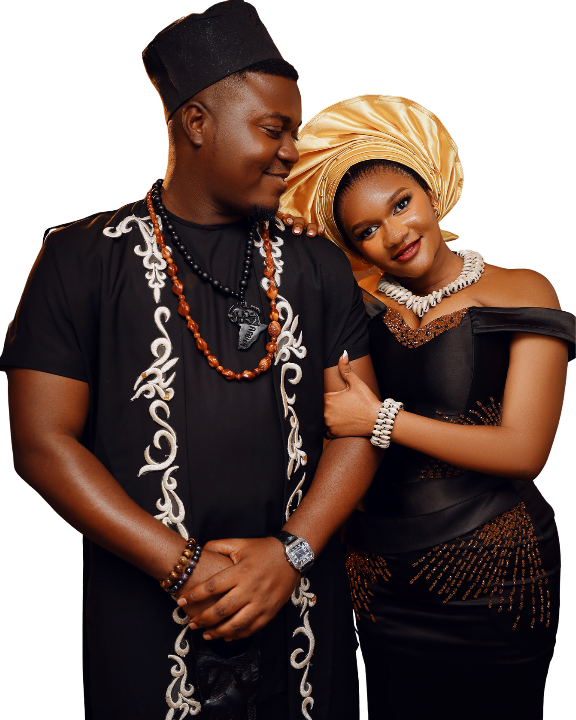
#> input picture FRANCO & AGATHA/sources/photo_3U1A1868_cutout_client.png, 576 x 720 px
$ python cutout_from_client.py
#> lines starting #> are read from the running program, lines starting #| are printed output that depends on the picture; after the words box and inside, x2 and y2 are one past the last pixel; in counts of white or black regions, pixels touching at a corner belong together
# Client's own background removal (photo_3U1A1868_cutout_client.png, 576x720 on WHITE, same framing as the original)
# -> alpha mask (white connected to the border = background; enclosed whites like embroidery/cowries kept),
# scaled up and applied to the full-quality original -> photo_3U1A1868_cutout.png (1400x1750 RGBA, used by build_std_v1.py)
import cv2, numpy as np
from PIL import Image, ImageOps
c = np.asarray(Image.open("photo_3U1A1868_cutout_client.png").convert("RGB"))
#> c is the input picture: shape (720, 576, 3); mean R, G, B 121.8, 104.9, 99
h, w = c.shape[:2]
#> h = 720; w = 576
white = (c.min(axis=2) >= 236).astype(np.uint8)
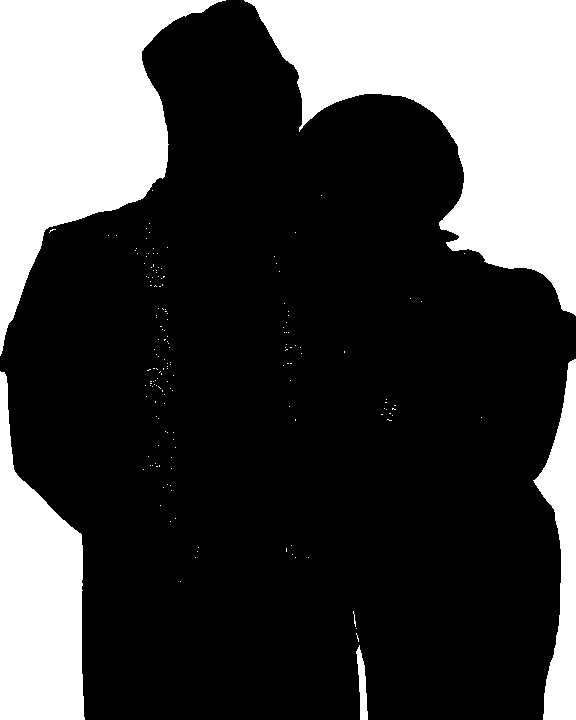
#> white: shape (720, 576); values 0 (black) and 1 (white), 28.2% white; 170 white regions (165 under 20 px), largest, box (x1, y1, x2, y2) and area: (244, 0, 576, 316) 51348, (0, 0, 226, 356) 38077, (0, 371, 85, 720) 19262, (533, 359, 576, 720) 7650, (356, 645, 368, 720) 486
ff = white.copy(); m = np.zeros((h + 2, w + 2), np.uint8)
for x in range(w):
    for y in (0, h - 1):
        if ff[y, x] == 1: cv2.floodFill(ff, m, (x, y), 2)
for y in range(h):
    for x in (0, w - 1):
        if ff[y, x] == 1: cv2.floodFill(ff, m, (x, y), 2)
fg = (ff != 2).astype(np.float32)
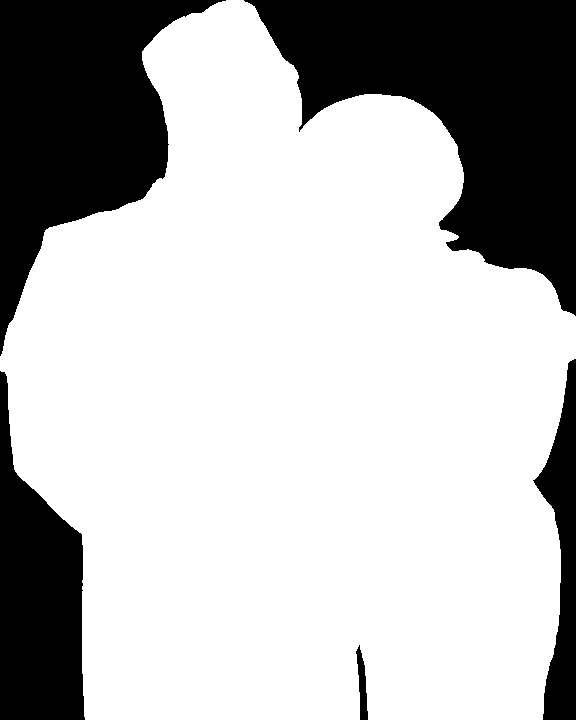
#> fg: shape (720, 576) float32; values 0 (black) and 1 (white), 71.8% white; 5 black regions, box (x1, y1, x2, y2) and area: (244, 0, 576, 316) 51348, (0, 0, 226, 356) 38077, (0, 371, 85, 720) 19262, (533, 359, 576, 720) 7650, (356, 645, 368, 720) 486
W, H = 1400, 1750
a = cv2.resize(fg, (W, H), interpolation=cv2.INTER_CUBIC)
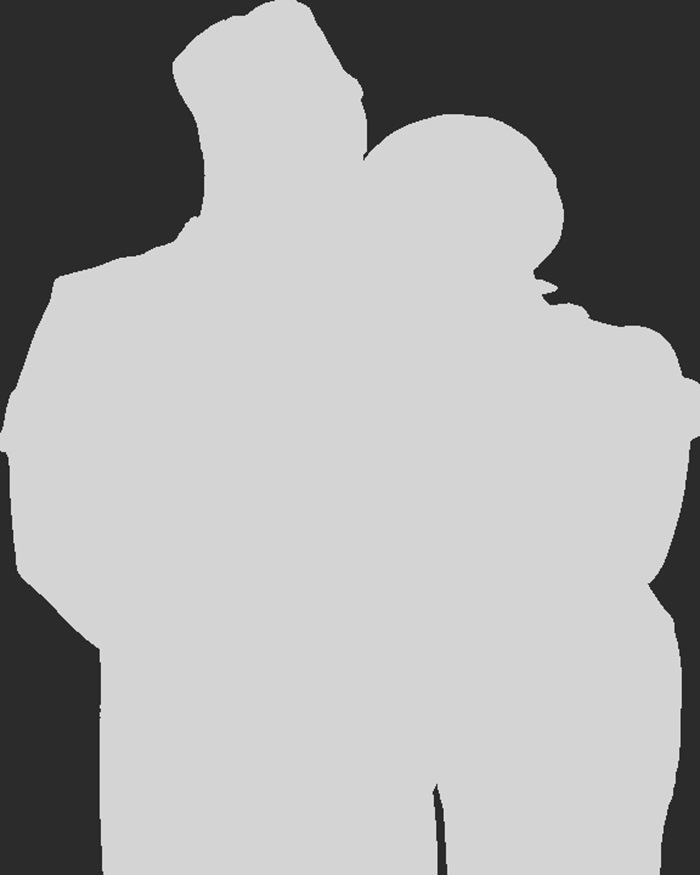
#> a: shape (1750, 1400) float32 (shown at 1/2 size); min -0.261, max 1.25, mean 0.718; drawn with min black and max white
a = cv2.erode(np.clip(a, 0, 1), np.ones((3, 3), np.uint8))        # stay inside the edge: no brown backdrop fringe
a = np.clip((cv2.GaussianBlur(a, (0, 0), 1.0) - 0.15)/0.7, 0, 1)
#> (the run stopped early here; a loop or call above may not have finished)

$ run again, with FRANCO & AGATHA/sources/blueprint_white_gold_oval_save_the_date.jpeg saved as FRANCO & AGATHA/sources/photo_3U1A1868_cutout_client.png
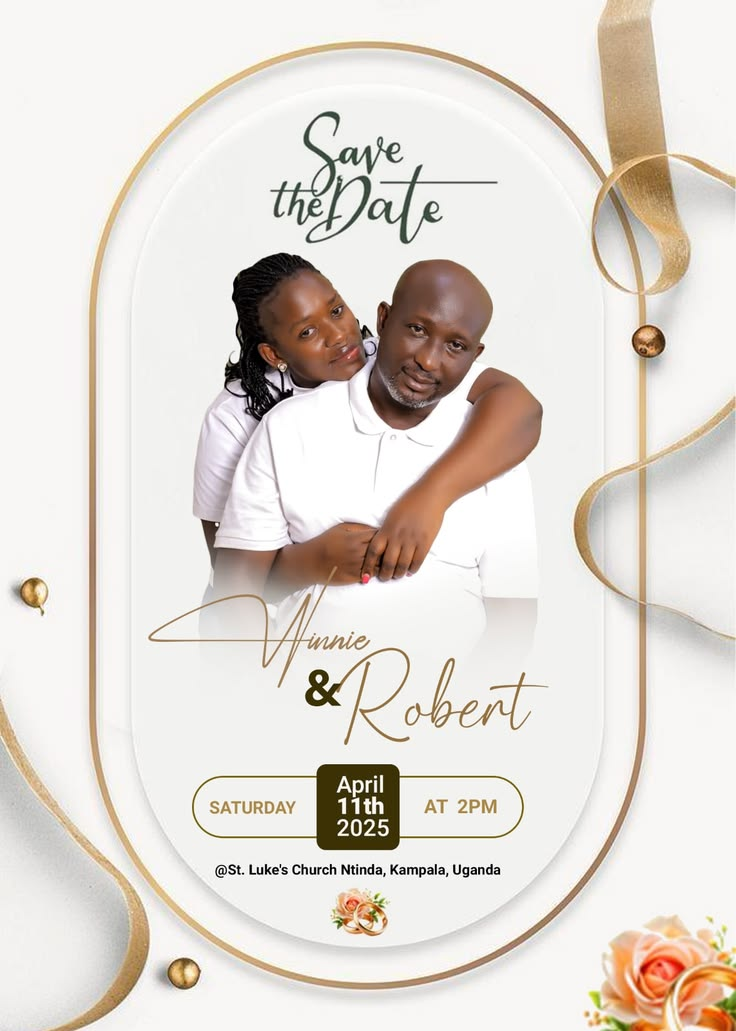
#> input picture FRANCO & AGATHA/sources/blueprint_white_gold_oval_save_the_date.jpeg, 736 x 1031 px
#> c is the input picture: shape (1031, 736, 3); mean R, G, B 226.5, 219.8, 212.9
#> white: shape (1031, 736); values 0 (black) and 1 (white), 66.2% white; 944 black regions (909 under 20 px), largest, box (x1, y1, x2, y2) and area: (0, 0, 736, 1031) 129660, (147, 252, 544, 689) 73410, (582, 914, 736, 1031) 14001
#> after the loop `for y in range(h):`:
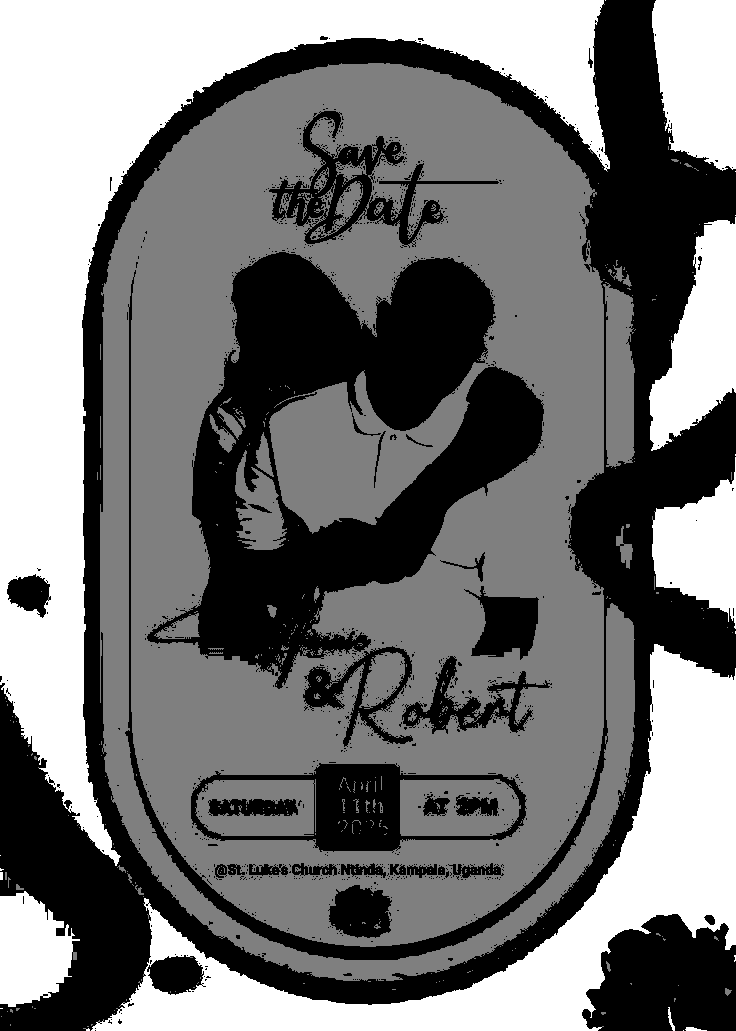
#> ff: shape (1031, 736); min 0, max 2, mean 0.928; drawn with min black and max white
#> fg: shape (1031, 736) float32; values 0 (black) and 1 (white), 73.4% white; 20 black regions (11 under 20 px), largest, box (x1, y1, x2, y2) and area: (0, 0, 610, 866) 109221, (91, 644, 736, 1031) 54184, (652, 0, 736, 171) 12043
#> `a = cv2.erode(np.clip(a, 0, 1), np.ones((3, 3), np.uint8))`:
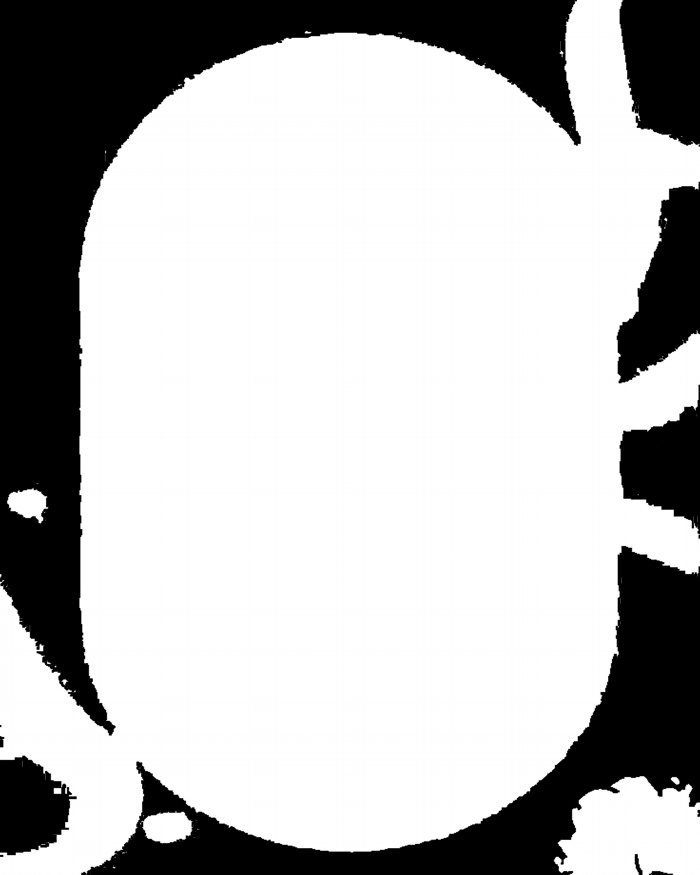
#> a: shape (1750, 1400) float32 (shown at 1/2 size); min 0, max 1, mean 0.728
